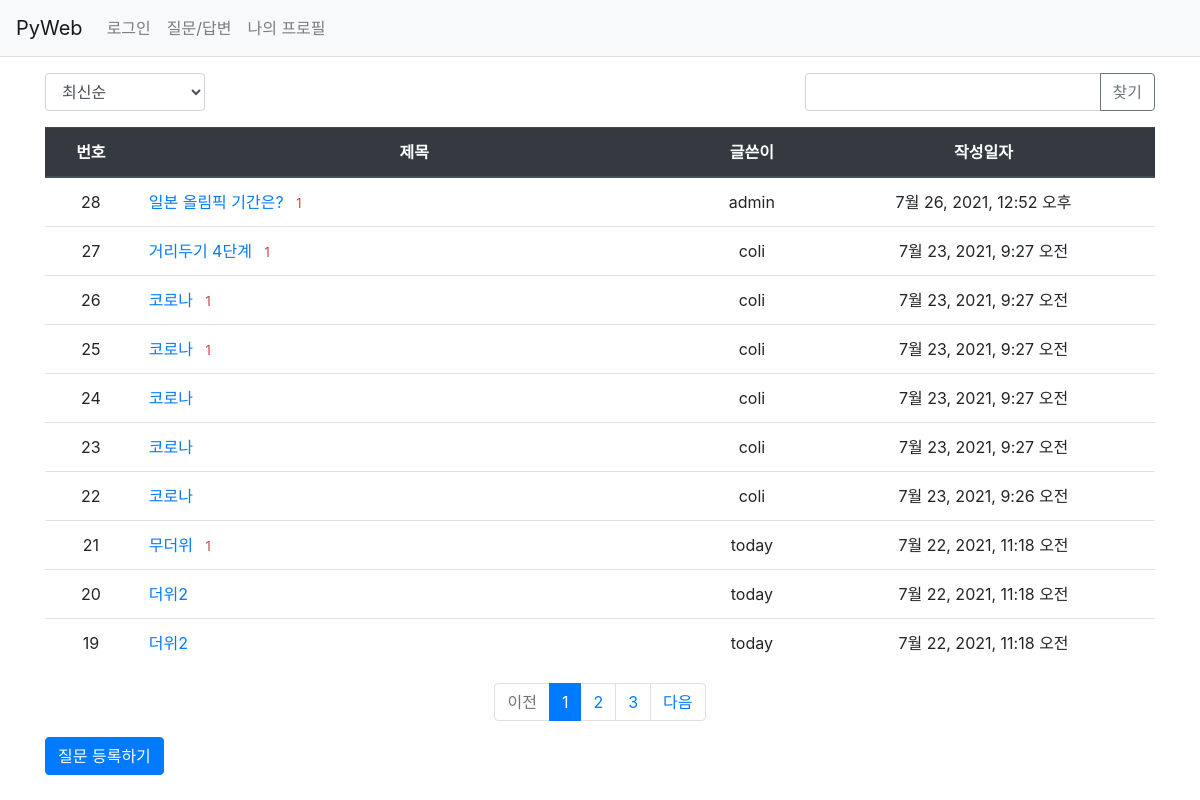
The app's page /pybo/board/ with its own data.
### pybo/models.py (models this page shows, shortened)
class Question(models.Model):
    author = models.ForeignKey(User, on_delete=models.CASCADE,
                               related_name='author_question')
    subject = models.CharField(max_length=200)
    content = models.TextField()
    create_date = models.DateTimeField()
    modify_date = models.DateTimeField(null=True, blank=True)
    voter = models.ManyToManyField(User, related_name='voter_question')

### pybo/views/base_views.py (the view, shortened to what this page needs)
# urls.py: path('board/', base_views.board, name='board'),
def board(request):
    page = request.GET.get('page', '1')  # 페이지
    kw = request.GET.get('kw', '')       # 검색어
    so = request.GET.get('so', 'recent') # 정렬 기준
    if so == 'recommend':
        question_list = Question.objects.annotate( #num_voter : 임시 필드
            num_voter=Count('voter')).order_by('-num_voter', '-create_date')
    elif so == 'popular':
        question_list = Question.objects.annotate( #num_answer : 임시 필드
            num_answer=Count('answer')).order_by('-num_answer', '-create_date')
    else:  # recent
        question_list = Question.objects.order_by('-create_date')
    paginator = Paginator(question_list, 10)
    page_obj = paginator.get_page(page)
    context = {'question_list': page_obj, 'page': page, 'kw': kw, 'so':so}
    return render(request, 'pybo/question_list.html' ,context)

### pybo/templatetags/pybo_filter.py (called while the page is built)
@register.filter
def sub(value, arg):
    return value - arg

### templates/pybo/question_list.html (shortened to what this page needs)
{% extends 'base.html' %}
{% load pybo_filter %}
{% block content %}
<div class="container my-3">
    <div class="row justify-content-between my-3">
        <div class="col-2">
           <select class="form-control so">
               <option value="recent" {% if so == 'recent' %}selected{% endif %}>
                   최신순
               </option>
           </select>
        </div>
        <div class="col-4 input-group">
            <input type="text" class="form-control kw"
                   value="{{ kw|default_if_none:'' }}">
            <div class="input-group-append">
                <button class="btn btn-outline-secondary"
                        type="button" id="btn_search">찾기</button>
            </div>
        </div>
    </div>
    <table class="table">
        <thead>
            <tr class="thead-dark text-center">
                <th>번호</th>
                <th style="width:50%">제목</th>
                <th>글쓴이</th>
                <th>작성일자</th>
            </tr>
        </thead>
        <tbody>
        {% if question_list %}
            {% for question in question_list %}
            <tr class="text-center">
                <td>{{ question_list.paginator.count|sub:question_list.start_index|sub:forloop.counter0|add:1 }}</td>
                <td class="text-left">
                    <a href="{% url 'pybo:detail' question.id %}">
                        {{ question.subject }}
                        {% if question.answer_set.count %}
                        <span class="text-danger small ml-2">
                            {{ question.answer_set.count }}
                        </span>
                        {% endif %}
                    </a>
                </td>
                <td>{{ question.author.username }}</td>
                <td>{{ question.create_date }}</td>
            </tr>
            {% endfor %}
        {% else %}
            <tr>
                <td colspan="3">질문이 없습니다.</td>
            </tr>
        {% endif %}
        </tbody>
    </table>
    <ul class="pagination justify-content-center">
        {% if question_list.has_previous %}
        <div class="page-item">
            <a class="page-link" href="#"
               data-page="{{ question_list.previous_page_number }}">
                이전
            </a>
        </div>
        {% else %}
        <li class="page-item disabled">
            <a class="page-link" tabindex="-1" aria-disabled="true" href="#">
                이전
            </a>
        </li>
        {% endif %}
        {% for page_number in question_list.paginator.page_range %}
            {% if page_number == question_list.number%}
            <li class="page-item active" aria-current="page">
                <a class="page-link" href="#"
                   data-page="{{ page_number }}">
                    {{ page_number }}
                </a>
            </li>
            {% else %}
            <li class="page-item">
                <a class="page-link" href="#"
                   data-page="{{ page_number }}">
                    {{ page_number }}
                </a>
            </li>
            {% endif %}
        {% endfor %}
        {% if question_list.has_next %}
        <div class="page-item">
            <a class="page-link" href="#"
               data-page="{{ question_list.next_page_number }}">
                다음
            </a>
        </div>
        {% else %}
        <li class="page-item disabled">
            <a class="page-link" tabindex="-1" aria-disabled="true" href="#">
                다음
            </a>
        </li>
        {% endif %}
    </ul>
    <a href="{% url 'pybo:question_create' %}" class="btn btn-primary">
        질문 등록하기
    </a>
</div>
{% endblock %}

### templates/base.html (shortened to what this page needs)
{% load static %}
<!DOCTYPE html>
<html lang="ko">
<head>
    <link rel="stylesheet" href="{% static 'pybo/bootstrap.css' %}">
    <link rel="stylesheet" href="{% static 'pybo/style.css' %}">
</head>
<body>
{% include 'navbar.html' %}
{% block content %}
{% endblock %}
</body>
</html>

### templates/navbar.html (shortened to what this page needs)
<nav class="navbar navbar-expand-lg navbar-light bg-light border-bottom">
    <a class="navbar-brand" href="{% url 'pybo:index' %}">PyWeb</a>
    <div class="collapse navbar-collapse flex-grow-0" id="navbarNav">
        <ul class="navbar-nav">
            <li class="nav-item">
                {% if user.is_authenticated %}
                    <a class="nav-link" href="{% url 'common:logout' %}">
                        {{ user.username }}(로그아웃)
                    </a>
                {% else %}
                    <a class="nav-link" href="{% url 'common:login' %}">로그인</a>
                {% endif %}
            </li>
            <li class="nav-item">
                <a class="nav-link" href="{% url 'pybo:board' %}">질문/답변</a>
            </li>
            <li class="nav-item">
                <a class="nav-link" href="{% url 'pybo:profile' %}">나의 프로필</a>
            </li>
        </ul>
    </div>
</nav>

### records on screen
Question: paginator.count|sub "28", subject "일본 올림픽 기간은?", answer_set.count "1", author.username "admin", create_date "7월 26, 2021, 12:52 오후"
Question: paginator.count|sub "27", subject "거리두기 4단계", answer_set.count "1", author.username "coli", create_date "7월 23, 2021, 9:27 오전"
Question: paginator.count|sub "26", subject "코로나", answer_set.count "1", author.username "coli", create_date "7월 23, 2021, 9:27 오전"
Question: paginator.count|sub "25", subject "코로나", answer_set.count "1", author.username "coli", create_date "7월 23, 2021, 9:27 오전"
Question: paginator.count|sub "24", subject "코로나", author.username "coli", create_date "7월 23, 2021, 9:27 오전"
Question: paginator.count|sub "23", subject "코로나", author.username "coli", create_date "7월 23, 2021, 9:27 오전"
Question: paginator.count|sub "22", subject "코로나", author.username "coli", create_date "7월 23, 2021, 9:26 오전"
Question: paginator.count|sub "21", subject "무더위", answer_set.count "1", author.username "today", create_date "7월 22, 2021, 11:18 오전"
Question: paginator.count|sub "20", subject "더위2", author.username "today", create_date "7월 22, 2021, 11:18 오전"
Question: paginator.count|sub "19", subject "더위2", author.username "today", create_date "7월 22, 2021, 11:18 오전"

### other values on screen
{{ page_number }} "1"
{{ page_number }} "2" "3"
